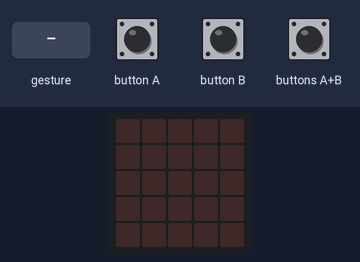
Bench run of a program on a simulated BBC micro:bit (MakeCode). On the bench: the board's 5×5 LED display. The test bench sets the inputs (shaded band). Random numbers come from a fixed seed; a tilt is held for 1.5 s and a shake lasts 1 s, then the board lies face up again.

Above: at 1.2 s.
1.3 s: button A pressed for 0.15 s
At 2.5 s:
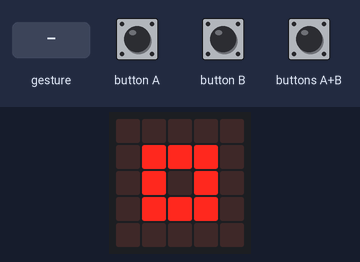
2.9 s: button B pressed for 0.15 s
At 3.7 s:
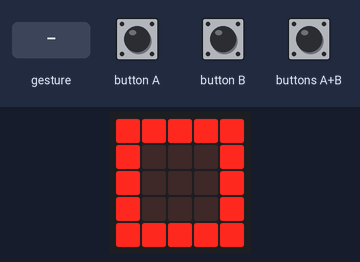
4.5 s: buttons A+B pressed for 0.15 s
At 4.9 s:
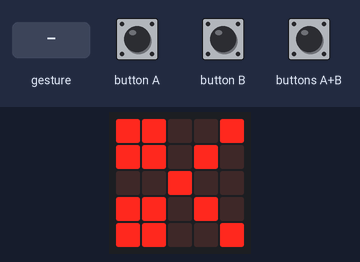
6.1 s: gesture 'shake'
At 6.8 s:
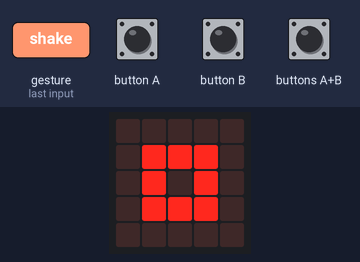
7.8 s: buttons A+B pressed for 1 s
At 9.9 s:
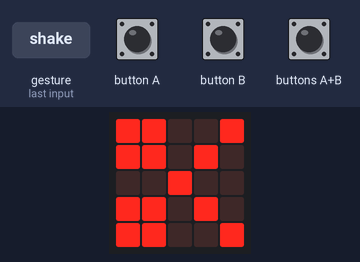
Timing chart, 0 to 11.3 s (numbered marks = the images above; inputs shaded):
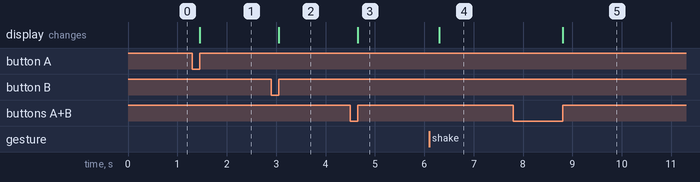

Measured:
- after the input at 1.3 s, the display: changes after 0.15 s (image 1)
- after the input at 2.9 s, the display: changes after 0.15 s (image 2)
- after the input at 4.5 s, the display: changes after 0.15 s (image 3)
- after the input at 6.1 s, the display: changes after 0.20 s (image 4)
- after the input at 7.8 s, the display: changes after 1.0 s (image 5)

The program:

main.ts
```typescript
input.onButtonPressed(Button.A, function on_button_pressed_a() {
    basic.showIcon(IconNames.SmallSquare)
})
input.onGesture(Gesture.Shake, function on_gesture_shake() {
    if (randint(0, 2) == 0) {
        basic.showIcon(IconNames.SmallSquare)
    } else if (randint(0, 2) == 1) {
        basic.showIcon(IconNames.Square)
    } else if (randint(0, 2) == 2) {
        basic.showIcon(IconNames.Scissors)
    }

})
input.onButtonPressed(Button.AB, function on_button_pressed_ab() {
    basic.showIcon(IconNames.Scissors)
})
input.onButtonPressed(Button.B, function on_button_pressed_b() {
    basic.showIcon(IconNames.Square)
})
```

test.ts
```typescript
// les proves van aquí; això no es compilarà quan aquest paquet s'usi com a extensió.
```
